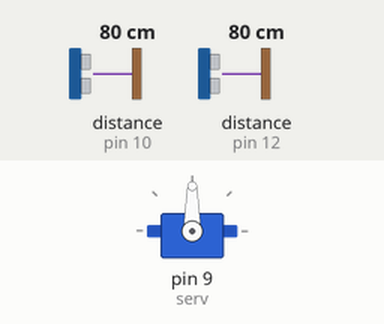
This sketch was run on a simulated Arduino Uno, built with avr-gcc and run on an emulated ATmega328P. Parts: servo. Wiring (inferred from the names in the program): 2 × ultrasonic range finder: trigger pin 11, echo pin 10 / trigger pin 13, echo pin 12. The test bench sets the inputs (shaded band); at power-on: distance to the obstacle (sensors on pin 10, pin 12) 80 cm. The echo pulse lasts 58.3 µs per cm.

Above: at 3.2 s.
3.3 s: distance to the obstacle (sensor on pin 10) set to 71 cm
At 4.4 s:
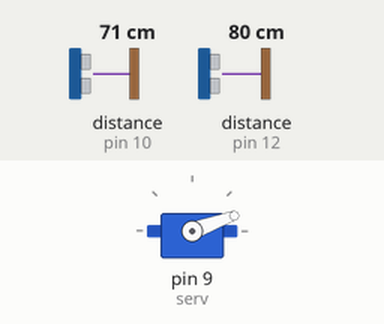
6.3 s: distance to the obstacle (sensor on pin 12) set to 72 cm
7.8 s: distance to the obstacle (sensor on pin 10) set to 80 cm
At 8.7 s:
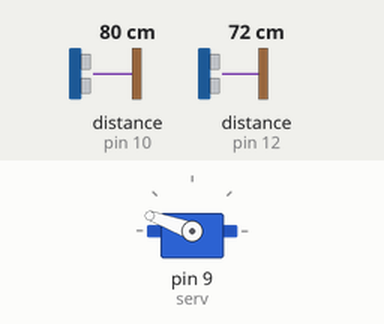
10.8 s: distance to the obstacle (sensor on pin 10) set to 60 cm
13.8 s: distance to the obstacle (sensor on pin 10) set to 120 cm
Timing chart, 0 to 17.8 s (numbered marks = the images above; inputs shaded):
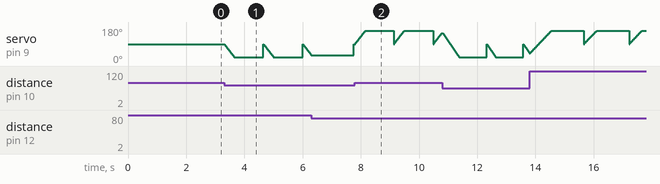

Measured:
- the behaviour switches between 75 and 74 cm on distance to the obstacle (sensor on pin 10) (found by bisection; images 0 and 1)
- the behaviour switches between 77 and 78 cm on distance to the obstacle (sensor on pin 10) (found by bisection; images 1 and 2)
- after the input at 3.3 s, servo on pin 9 (serv): ramps from 90° to 20° and jumps back, once every 1.4 s
- after the input at 7.8 s, servo on pin 9 (serv): ramps from 90° to 160° and jumps back, once every 1.4 s

The sketch:

motion_following_robot_ver1m1c.ino
```cpp
/*************************************************************************************************
**************************************************************************************************
Motion Follow
Created by Calvin Kielas-Jensen

Using an Arduino UNO, check Instructables.com for the circuit diagram.

This script allows two ultrasonic range sensors to follow movement while mounted on the top of a
servo. The distance threshold can be changed but should not be set too far as the sensors will
begin to fail.

Anyone is welcome to use and modify this code as long as I am given credit. Thank you for
respecting the open source movement!
**************************************************************************************************
Nicu FLORICA aka niq_ro made some changes in sketch...
see http://www.tehnic.go.ro &
http://arduinotehniq.com/

*************************************************************************************************/

#include <Servo.h>

Servo myservo;

const int Lin = 10, Rin = 12, Lout = 11, Rout = 13, serv = 9; //setting sensor pins and servo pin
// in = ECHO (iin to receive echo pulse) out = TRIG (pin to send trigger pulse)

// establish variables for duration
// and the distance result in inches & cm
long Rduration, Lduration, Rinches, Linches, Rcm, Lcm;

int threshold = 75;  //Sensor threshold in cm
byte hist = 5;       // histeresys for distance, in cm
byte angmin = 20;    // minimum angle for servo
byte angmax = 160;   // maximum angle for servo
int distmax = 100;   // maximum distance in cm
byte anglestep = 2;  // angle step for rotate

int angle = 90; //Initial angle

boolean debug = false; //Serial communication for debuging. Set to true for serial communication.
//boolean debug = true; //Serial communication for debuging. Set to true for serial communication.

int contor = 0;
int contormax = 100;   // 40 is for 1 sec
byte miscare = 0;      // if if moving, this vvariable is 1

void setup() {
  // initialize serial communication:
  if (debug)
  {
    Serial.begin(9600);
  }
  myservo.attach(serv); //attach servo to pin 9
  myservo.write(angle);
   delay(2000);

}

void loop()
{

  //Most of the sensor code has been taken from David Mellis's PING sensor code
  //I modified it for a 4 pin sensor as oppsed to the 3 pin sensor
  // Give a short LOW pulse beforehand to ensure a clean HIGH pulse:
  pinMode(Rout, OUTPUT);
  digitalWrite(Rout, LOW);
  delayMicroseconds(2);
  digitalWrite(Rout, HIGH);
//  delayMicroseconds(5);
  delayMicroseconds(10);
  digitalWrite(Rout, LOW);

  Rduration = pulseIn(Rin, HIGH);
  Rcm = Rduration/58;
  if (Rcm > distmax) Rcm = distmax;
  Rinches = Rcm /2.54;

  pinMode(Lout, OUTPUT);
  digitalWrite(Lout, LOW);
  delayMicroseconds(2);
  digitalWrite(Lout, HIGH);
//  delayMicroseconds(5);
  delayMicroseconds(10);
  digitalWrite(Lout, LOW);

  Lduration = pulseIn(Lin, HIGH);
  Lcm = Lduration/58;
  if (Lcm > distmax) Lcm = distmax;
  Linches = Lcm /2.54;

  if (debug)
  {
    Serial.print("Left: ");
    Serial.print(Linches);
    Serial.print("in (");
    Serial.print(Lcm);
    Serial.println("cm)");

    Serial.print("Right: ");
    Serial.print(Rinches);
    Serial.print("in (");
    Serial.print(Rcm);
    Serial.println("cm)");
  }
//  follow();

  if (Lcm <= threshold || Rcm <= threshold)
  {
    if (Lcm + hist < Rcm)
    {
      angle = angle - anglestep;
      miscare = 1;
    }
    if (Rcm + hist < Lcm)
    {
      angle = angle + anglestep;
      miscare = 1;
    }
 // }
  if (angle >= angmax)
  {
    angle = angmax;
    miscare = 0;
    contor = contor +1;
  }
  if (angle <= angmin)
  {
    angle = angmin;
    miscare = 0;
    contor = contor +1;
  }

if (miscare == 0) contor = contor + 1;        // increase the counter
miscare = 0;

 if (debug)
  {
    Serial.print("miscare: ");
    Serial.print(miscare);
    Serial.print(" counter: ");
    Serial.println(contor);
  }
if (contor > contormax) {  // if counter is too much
  contor = 0;              // reset the counter
  angle = 90;              // put in center
  delay(500);
}
  myservo.write(angle);
  miscare =0;
}  // end of good distance


  if (debug)
  {
    Serial.println("Angle: ");
    Serial.print(angle);
    Serial.println(" degree");
  }
//miscare = 0;

} // end of program
```
